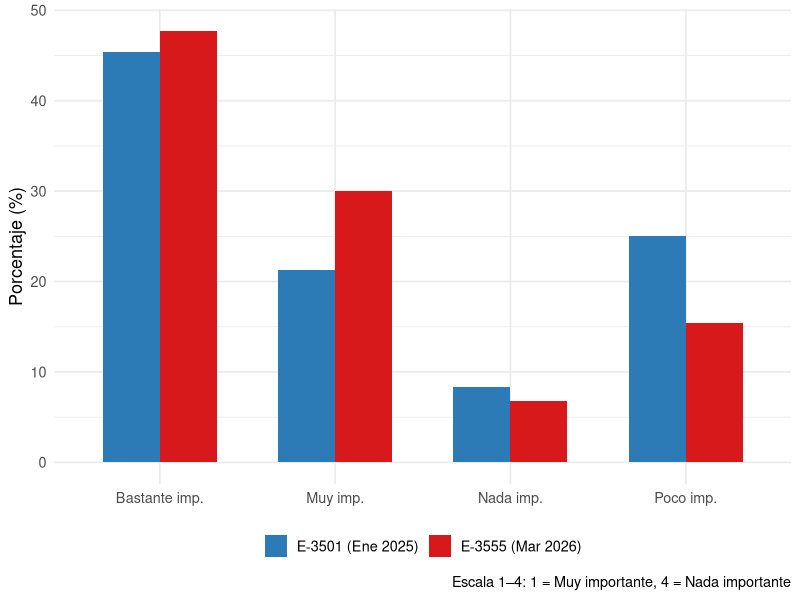
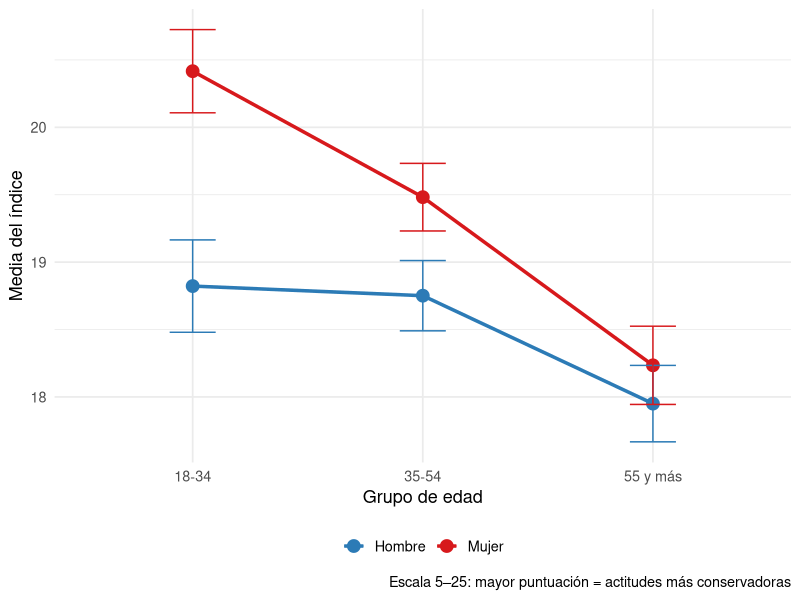
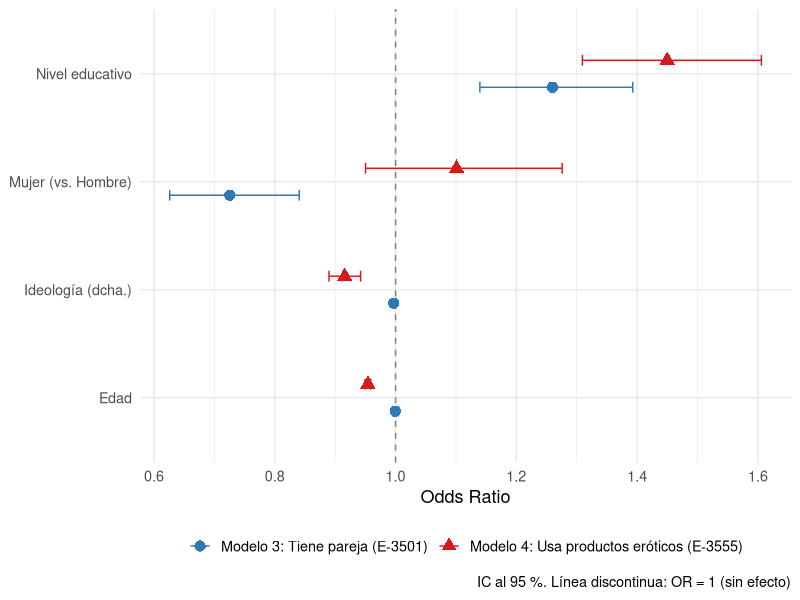
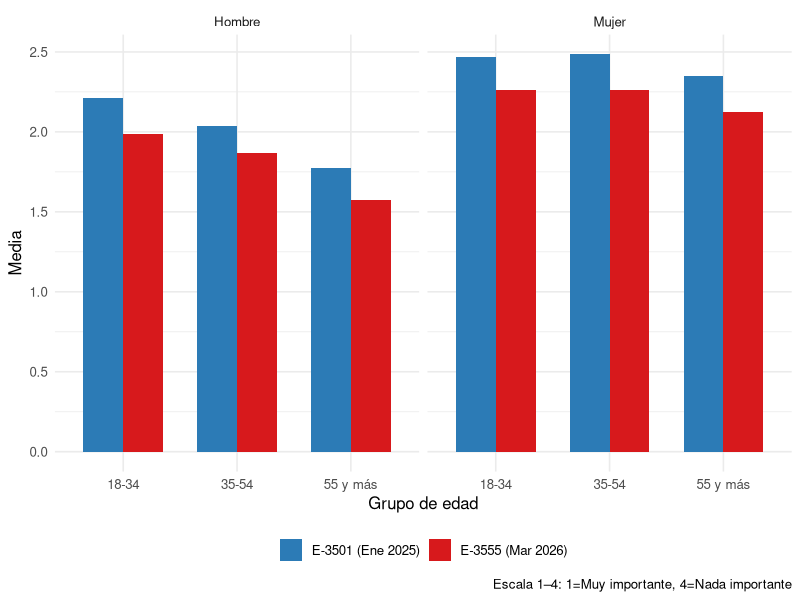
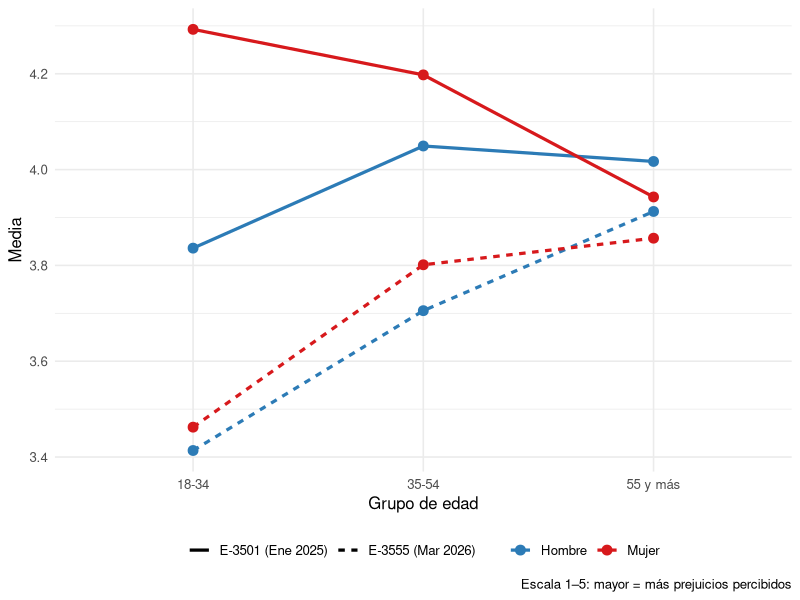
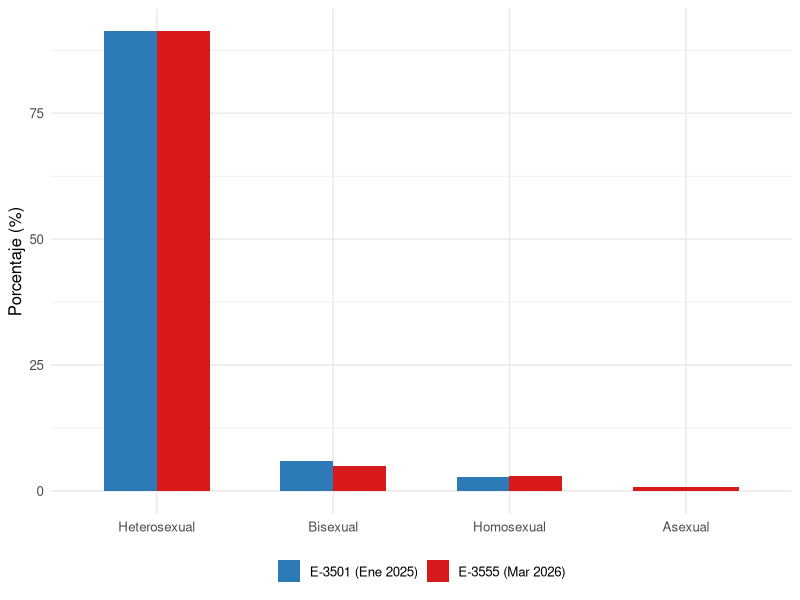

Write R code to recreate these figures, in order.
## ---- chunk 1
knitr::opts_chunk$set(
  echo    = FALSE,
  message = FALSE,
  warning = FALSE,
  fig.align = "center"
)

library(haven)
library(tidyverse)
library(psych)
library(knitr)
library(kableExtra)

# ── Carga de datos ──────────────────────────────────────────────────────────
d3501 <- read_sav("3501.sav")
d3555 <- read_sav("3555.sav")

# ── Selección y renombrado ───────────────────────────────────────────────────
e3501 <- d3501 |>
  select(sexo=SEXO, edad=EDAD, estudios=ESTUDIOS, religion=RELIGION,
         ideologia=ESCIDEOL, peso=PESO,
         imp_pareja=P1, prej_sexo=P6_1, consen=P6_2, deseo_gen=P6_3,
         penet=P6_4, fluidez=P6_5, satisf=P11, orientac=P12R, pareja_sit=PAREJA) |>
  mutate(estudio = "E-3501 (Ene 2025)")

e3555 <- d3555 |>
  select(sexo=SEXO, edad=EDAD, estudios=ESTUDIOS, religion=RELIGION,
         ideologia=ESCIDEOL, peso=PESO,
         imp_pareja=P1, prej_sexo=P4_6, igual_gen=P4_4, libertad=P4_2,
         inestable=P4_1, apertura=P16, uso_prod=P17, orientac=P13) |>
  mutate(estudio = "E-3555 (Mar 2026)")

# ── Recodificaciones ─────────────────────────────────────────────────────────
recodificar_sexo <- function(df)
  df |> mutate(sexo = case_when(sexo==1~"Hombre", sexo==2~"Mujer", TRUE~NA_character_))

recodificar_edad <- function(df)
  df |> mutate(grupo_edad = case_when(
    edad>=18 & edad<=34 ~ "18-34",
    edad>=35 & edad<=54 ~ "35-54",
    edad>=55            ~ "55 y más",
    TRUE                ~ NA_character_))

recodificar_educ <- function(df)
  df |> mutate(
    educ3   = case_when(estudios %in% c(1,2,3)~"Bajo", estudios %in% c(4,5)~"Medio",
                        estudios==6~"Alto", TRUE~NA_character_),
    educ_num = case_when(estudios %in% c(1,2,3)~1, estudios %in% c(4,5)~2,
                         estudios==6~3, TRUE~NA_real_))

limpiar_nsn <- function(x) ifelse(x %in% c(8,9), NA, x)

e3501 <- e3501 |> recodificar_sexo() |> recodificar_edad() |> recodificar_educ() |>
  mutate(imp_pareja = ifelse(imp_pareja %in% c(8,9), NA, imp_pareja),
         across(c(prej_sexo, consen, deseo_gen, penet, fluidez, satisf), limpiar_nsn),
         prej_sexo_i = 6 - prej_sexo,
         consen_i    = 6 - consen,
         fluidez_i   = 6 - fluidez,
         idx_actitud = prej_sexo_i + consen_i + deseo_gen + penet + fluidez_i,
         tiene_pareja = case_when(pareja_sit %in% c(2,3)~1, pareja_sit==4~0, TRUE~NA_real_),
         sexo_num     = ifelse(sexo=="Mujer", 1, 0))

e3555 <- e3555 |> recodificar_sexo() |> recodificar_edad() |> recodificar_educ() |>
  mutate(imp_pareja = case_when(imp_pareja==1~1, imp_pareja==2~2,
                                imp_pareja==3~NA_real_, imp_pareja==4~3,
                                imp_pareja==5~4, TRUE~NA_real_),
         across(c(prej_sexo, igual_gen, libertad, inestable, apertura), limpiar_nsn),
         prej_sexo_inv = 6 - prej_sexo,
         uso_prod_bin  = case_when(uso_prod==1~1, uso_prod==2~0, TRUE~NA_real_),
         sexo_num      = ifelse(sexo=="Mujer", 1, 0))

col_estudios <- c("E-3501 (Ene 2025)"="#2C7BB6", "E-3555 (Mar 2026)"="#D7191C")
## ---- chunk 2
tibble(
  Característica = c("Población", "Ámbito", "Tamaño muestral (aprox.)",
                     "Diseño muestral", "Recogida de datos"),
  `E-3501 (2025)` = c("Población española ≥ 18 años", "Nacional",
                       formatC(nrow(d3501), big.mark="."),
                       "Polietápico, estratificado", "Entrevista personal (CAPI)"),
  `E-3555 (2026)` = c("Población española ≥ 18 años", "Nacional",
                       formatC(nrow(d3555), big.mark="."),
                       "Polietápico, estratificado", "Entrevista personal (CAPI)")
) |>
  kable() |>
  kable_styling(font_size = 16, bootstrap_options = c("striped","hover"))
## ---- chunk 3
items_p6 <- e3501 |> select(prej_sexo, consen, deseo_gen, penet, fluidez) |> drop_na()
alpha_res <- psych::alpha(items_p6)

tibble(
  Estadístico = c("Alpha de Cronbach (bruto)", "Alpha estandarizado",
                  "Correlación media inter-ítem", "N válido"),
  Valor = c(round(alpha_res$total$raw_alpha, 3),
            round(alpha_res$total$std.alpha, 3),
            round(alpha_res$total$average_r, 3),
            nrow(items_p6))
) |>
  kable() |>
  kable_styling(font_size = 18, bootstrap_options = c("striped","hover"),
                full_width = FALSE)
## ---- chunk 4
etiq <- c("1"="Muy imp.","2"="Bastante imp.","3"="Poco imp.","4"="Nada imp.")

bind_rows(
  e3501 |> filter(!is.na(imp_pareja)) |> count(imp_pareja, estudio) |>
    mutate(pct = n/sum(n)*100),
  e3555 |> filter(!is.na(imp_pareja)) |> count(imp_pareja, estudio) |>
    mutate(pct = n/sum(n)*100)
) |>
  mutate(etiqueta = etiq[as.character(imp_pareja)]) |>
  ggplot(aes(x = etiqueta, y = pct, fill = estudio)) +
  geom_col(position = "dodge", width = 0.65) +
  scale_fill_manual(values = col_estudios) +
  labs(x = NULL, y = "Porcentaje (%)", fill = NULL,
       caption = "Escala 1–4: 1 = Muy importante, 4 = Nada importante") +
  theme_minimal(base_size = 13) +
  theme(legend.position = "bottom")
## ---- chunk 5
e3501 |>
  filter(!is.na(idx_actitud), !is.na(grupo_edad), !is.na(sexo)) |>
  group_by(grupo_edad, sexo) |>
  summarise(media = mean(idx_actitud, na.rm=TRUE),
            se    = sd(idx_actitud, na.rm=TRUE)/sqrt(n()), .groups="drop") |>
  ggplot(aes(x=grupo_edad, y=media, color=sexo, group=sexo)) +
  geom_line(linewidth=1.2) +
  geom_point(size=4) +
  geom_errorbar(aes(ymin=media-1.96*se, ymax=media+1.96*se), width=0.2) +
  scale_color_manual(values=c("Hombre"="#2C7BB6","Mujer"="#D7191C")) +
  labs(x="Grupo de edad", y="Media del índice", color=NULL,
       caption="Escala 5–25: mayor puntuación = actitudes más conservadoras") +
  theme_minimal(base_size=13) +
  theme(legend.position="bottom")
## ---- chunk 6
tabla_anova <- function(formula_str, datos, etiqueta) {
  s <- summary(aov(as.formula(formula_str), data=datos))[[1]]
  tibble(Análisis=etiqueta,
         F=round(s$`F value`[1],2),
         gl=paste0(s$Df[1],"/",s$Df[2]),
         p=format.pval(s$`Pr(>F)`[1], digits=3))
}

bind_rows(
  tabla_anova("idx_actitud ~ grupo_edad", e3501, "Actitudes × Edad (E-3501)"),
  tabla_anova("idx_actitud ~ sexo",       e3501, "Actitudes × Sexo (E-3501)"),
  tabla_anova("idx_actitud ~ educ3",      e3501, "Actitudes × Educación (E-3501)"),
  tabla_anova("apertura ~ grupo_edad",    e3555, "Apertura × Edad (E-3555)"),
  tabla_anova("apertura ~ sexo",          e3555, "Apertura × Sexo (E-3555)")
) |>
  kable(col.names=c("Análisis","F","gl (factor/error)","p-valor")) |>
  kable_styling(font_size=16, bootstrap_options=c("striped","hover")) |>
  footnote(general="p < 0,05 indica diferencias estadísticamente significativas.")
## ---- chunk 7
calc_cont <- function(v1, v2, nombre) {
  tab   <- table(v1, v2, useNA="no")
  chi   <- chisq.test(tab)
  v_c   <- sqrt(chi$statistic/(sum(tab)*(min(dim(tab))-1)))
  tibble(Análisis=nombre,
         `χ²`=round(chi$statistic,2),
         gl=chi$parameter,
         p=format.pval(chi$p.value,digits=3),
         `V Cramér`=round(v_c,3))
}

bind_rows(
  calc_cont(
    e3501 |> filter(orientac %in% c(1,2,3)) |>
      mutate(or=recode(as.integer(orientac),`1`="Heterosexual",`2`="Homosexual",`3`="Bisexual")) |> pull(or),
    e3501 |> filter(orientac %in% c(1,2,3)) |> pull(sexo),
    "Orientación × Sexo (E-3501)"),
  calc_cont(
    e3555 |> filter(orientac %in% c(1,2,3,4)) |>
      mutate(or=recode(as.integer(orientac),`1`="Heterosexual",`2`="Homosexual",
                       `3`="Bisexual",`4`="Asexual")) |> pull(or),
    e3555 |> filter(orientac %in% c(1,2,3,4)) |> pull(sexo),
    "Orientación × Sexo (E-3555)"),
  calc_cont(
    e3501 |> filter(!is.na(tiene_pareja)) |>
      mutate(tp=recode(as.character(tiene_pareja),"1"="Con pareja","0"="Sin pareja")) |> pull(tp),
    e3501 |> filter(!is.na(tiene_pareja)) |> pull(grupo_edad),
    "Tiene pareja × Edad (E-3501)"),
  calc_cont(
    e3555 |> filter(!is.na(uso_prod_bin)) |>
      mutate(up=recode(as.character(uso_prod_bin),"1"="Sí","0"="No")) |> pull(up),
    e3555 |> filter(!is.na(uso_prod_bin)) |> pull(sexo),
    "Uso productos × Sexo (E-3555)")
) |>
  kable() |>
  kable_styling(font_size=15, bootstrap_options=c("striped","hover")) |>
  footnote(general="V Cramér: < 0,10 débil | 0,10–0,30 moderada | > 0,30 fuerte")
## ---- chunk 8
modelo1 <- lm(idx_actitud ~ sexo_num + edad + educ_num + ideologia,
              data=e3501, na.action=na.exclude)

broom::tidy(modelo1) |>
  filter(term != "(Intercept)") |>
  mutate(term = recode(term,
    "sexo_num"  = "Mujer (vs. Hombre)",
    "edad"      = "Edad",
    "educ_num"  = "Nivel educativo",
    "ideologia" = "Ideología (dcha.)"),
    estimate  = round(estimate, 3),
    std.error = round(std.error, 3),
    statistic = round(statistic, 2),
    p.value   = format.pval(p.value, digits=3),
    sig       = case_when(
      as.numeric(gsub("<","",p.value)) < 0.001 ~ "***",
      as.numeric(gsub("<","",p.value)) < 0.01  ~ "**",
      as.numeric(gsub("<","",p.value)) < 0.05  ~ "*",
      TRUE ~ "")) |>
  select(Variable=term, β=estimate, SE=std.error, t=statistic, p=p.value, ` `=sig) |>
  kable() |>
  kable_styling(font_size=16, bootstrap_options=c("striped","hover"), full_width=FALSE) |>
  footnote(general=paste0("R² = ", round(summary(modelo1)$r.squared,3),
                          " | R² ajustado = ", round(summary(modelo1)$adj.r.squared,3)))
## ---- chunk 9
datos_comb <- bind_rows(
  e3501 |> select(imp_pareja, sexo_num, edad, educ_num, ideologia) |> mutate(estudio_dummy=0),
  e3555 |> select(imp_pareja, sexo_num, edad, educ_num, ideologia) |> mutate(estudio_dummy=1))

modelo2 <- lm(imp_pareja ~ sexo_num + edad + educ_num + ideologia + estudio_dummy,
              data=datos_comb, na.action=na.exclude)

broom::tidy(modelo2) |>
  filter(term != "(Intercept)") |>
  mutate(term = recode(term,
    "sexo_num"      = "Mujer (vs. Hombre)",
    "edad"          = "Edad",
    "educ_num"      = "Nivel educativo",
    "ideologia"     = "Ideología (dcha.)",
    "estudio_dummy" = "Estudio (E-3555 vs. E-3501)"),
    estimate  = round(estimate, 3),
    std.error = round(std.error, 3),
    statistic = round(statistic, 2),
    p.value   = format.pval(p.value, digits=3)) |>
  select(Variable=term, β=estimate, SE=std.error, t=statistic, p=p.value) |>
  kable() |>
  kable_styling(font_size=16, bootstrap_options=c("striped","hover"), full_width=FALSE) |>
  footnote(general="Si 'Estudio' es significativo → diferencia entre encuestas no explicada por el perfil muestral.")
## ---- chunk 10
modelo3 <- glm(tiene_pareja ~ sexo_num + edad + educ_num + ideologia,
               data=e3501, family=binomial(link="logit"), na.action=na.exclude)
modelo4 <- glm(uso_prod_bin ~ sexo_num + edad + educ_num + ideologia,
               data=e3555, family=binomial(link="logit"), na.action=na.exclude)

extraer_or <- function(modelo, nombre) {
  or <- exp(coef(modelo))
  ci <- exp(suppressMessages(confint(modelo)))
  tibble(variable=names(or)[-1], OR=or[-1],
         IC_inf=ci[-1,1], IC_sup=ci[-1,2], modelo=nombre)
}

datos_or <- bind_rows(
  extraer_or(modelo3, "Modelo 3: Tiene pareja (E-3501)"),
  extraer_or(modelo4, "Modelo 4: Usa productos eróticos (E-3555)")
) |>
  mutate(variable = recode(variable,
    "sexo_num"  = "Mujer (vs. Hombre)",
    "edad"      = "Edad",
    "educ_num"  = "Nivel educativo",
    "ideologia" = "Ideología (dcha.)"))

ggplot(datos_or, aes(x=OR, y=variable, color=modelo, shape=modelo)) +
  geom_vline(xintercept=1, linetype="dashed", color="grey50") +
  geom_errorbar(aes(xmin=IC_inf, xmax=IC_sup), width=0.2,
                position=position_dodge(0.5), orientation="y") +
  geom_point(size=3.5, position=position_dodge(0.5)) +
  scale_color_manual(values=c("Modelo 3: Tiene pareja (E-3501)"="#2C7BB6",
                               "Modelo 4: Usa productos eróticos (E-3555)"="#D7191C")) +
  labs(x="Odds Ratio", y=NULL, color=NULL, shape=NULL,
       caption="IC al 95 %. Línea discontinua: OR = 1 (sin efecto)") +
  theme_minimal(base_size=13) +
  theme(legend.position="bottom")
## ---- chunk 11
datos_g1 <- bind_rows(
  e3501 |> filter(!is.na(imp_pareja),!is.na(sexo),!is.na(grupo_edad)) |>
    group_by(sexo, grupo_edad, estudio) |>
    summarise(media=mean(imp_pareja,na.rm=TRUE), .groups="drop"),
  e3555 |> filter(!is.na(imp_pareja),!is.na(sexo),!is.na(grupo_edad)) |>
    group_by(sexo, grupo_edad, estudio) |>
    summarise(media=mean(imp_pareja,na.rm=TRUE), .groups="drop"))

ggplot(datos_g1, aes(x=grupo_edad, y=media, fill=estudio)) +
  geom_col(position="dodge", width=0.7) +
  facet_wrap(~sexo) +
  scale_fill_manual(values=col_estudios) +
  labs(x="Grupo de edad", y="Media", fill=NULL,
       caption="Escala 1–4: 1=Muy importante, 4=Nada importante") +
  theme_minimal(base_size=12) +
  theme(legend.position="bottom")
## ---- chunk 12
datos_g3 <- bind_rows(
  e3501 |> filter(!is.na(prej_sexo_i),!is.na(grupo_edad),!is.na(sexo)) |>
    mutate(prej_comp=prej_sexo_i) |>
    group_by(grupo_edad,sexo,estudio) |>
    summarise(media=mean(prej_comp,na.rm=TRUE),.groups="drop"),
  e3555 |> filter(!is.na(prej_sexo_inv),!is.na(grupo_edad),!is.na(sexo)) |>
    mutate(prej_comp=prej_sexo_inv) |>
    group_by(grupo_edad,sexo,estudio) |>
    summarise(media=mean(prej_comp,na.rm=TRUE),.groups="drop"))

ggplot(datos_g3, aes(x=grupo_edad,y=media,color=sexo,
                     linetype=estudio,group=interaction(sexo,estudio))) +
  geom_line(linewidth=1.1) +
  geom_point(size=3) +
  scale_color_manual(values=c("Hombre"="#2C7BB6","Mujer"="#D7191C")) +
  labs(x="Grupo de edad", y="Media", color=NULL, linetype=NULL,
       caption="Escala 1–5: mayor = más prejuicios percibidos") +
  theme_minimal(base_size=12) +
  theme(legend.position="bottom")
## ---- chunk 13
datos_g4 <- bind_rows(
  e3501 |> filter(orientac %in% c(1,2,3)) |>
    mutate(or=recode(as.integer(orientac),`1`="Heterosexual",`2`="Homosexual",`3`="Bisexual")) |>
    count(or, estudio) |> mutate(pct=n/sum(n)*100),
  e3555 |> filter(orientac %in% c(1,2,3,4)) |>
    mutate(or=recode(as.integer(orientac),`1`="Heterosexual",`2`="Homosexual",
                     `3`="Bisexual",`4`="Asexual")) |>
    count(or, estudio) |> mutate(pct=n/sum(n)*100))

ggplot(datos_g4, aes(x=reorder(or,-pct), y=pct, fill=estudio)) +
  geom_col(position="dodge", width=0.6) +
  scale_fill_manual(values=col_estudios) +
  labs(x=NULL, y="Porcentaje (%)", fill=NULL) +
  theme_minimal(base_size=12) +
  theme(legend.position="bottom")
